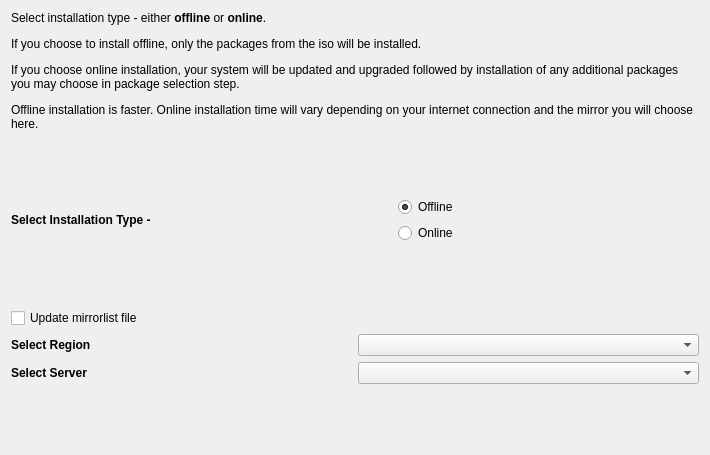
<?xml version="1.0" encoding="UTF-8"?>
<ui version="4.0">
 <class>Page_InstallType</class>
 <widget class="QWidget" name="Page_InstallType">
  <property name="geometry">
   <rect>
    <x>0</x>
    <y>0</y>
    <width>710</width>
    <height>455</height>
   </rect>
  </property>
  <property name="windowTitle">
   <string>Page_InstallType</string>
  </property>
  <layout class="QVBoxLayout" name="verticalLayout_2">
   <item>
    <widget class="QLabel" name="label">
     <property name="sizePolicy">
      <sizepolicy hsizetype="Expanding" vsizetype="Expanding">
       <horstretch>0</horstretch>
       <verstretch>0</verstretch>
      </sizepolicy>
     </property>
     <property name="text">
      <string>&lt;html&gt;&lt;head/&gt;&lt;body&gt;&lt;p&gt;Select installation type - either &lt;span style=&quot; font-weight:600;&quot;&gt;offline&lt;/span&gt; or &lt;span style=&quot; font-weight:600;&quot;&gt;online&lt;/span&gt;. &lt;/p&gt;&lt;p&gt;If you choose to install offline, only the packages from the iso will be installed. &lt;/p&gt;&lt;p&gt;If you choose online installation, your system will be updated and upgraded followed by installation of any additional packages you may choose in package selection step. &lt;/p&gt;&lt;p&gt;Offline installation is faster. Online installation time will vary depending on your internet connection and the mirror you will choose here.&lt;/p&gt;&lt;/body&gt;&lt;/html&gt;</string>
     </property>
     <property name="wordWrap">
      <bool>true</bool>
     </property>
    </widget>
   </item>
   <item>
    <spacer name="verticalSpacer_2">
     <property name="orientation">
      <enum>Qt::Vertical</enum>
     </property>
     <property name="sizeHint" stdset="0">
      <size>
       <width>20</width>
       <height>40</height>
      </size>
     </property>
    </spacer>
   </item>
   <item>
    <layout class="QHBoxLayout" name="horizontalLayout">
     <item>
      <widget class="QLabel" name="label_5">
       <property name="text">
        <string>&lt;html&gt;&lt;head/&gt;&lt;body&gt;&lt;p&gt;&lt;span style=&quot; font-weight:600;&quot;&gt;Select Installation Type -&lt;/span&gt;&lt;/p&gt;&lt;/body&gt;&lt;/html&gt;</string>
       </property>
      </widget>
     </item>
     <item>
      <spacer name="horizontalSpacer">
       <property name="orientation">
        <enum>Qt::Horizontal</enum>
       </property>
       <property name="sizeHint" stdset="0">
        <size>
         <width>40</width>
         <height>20</height>
        </size>
       </property>
      </spacer>
     </item>
     <item>
      <layout class="QVBoxLayout" name="verticalLayout">
       <item>
        <widget class="QRadioButton" name="offlineRadioBtn">
         <property name="text">
          <string>Offline</string>
         </property>
         <property name="checked">
          <bool>true</bool>
         </property>
        </widget>
       </item>
       <item>
        <widget class="QRadioButton" name="onlineRadioBtn">
         <property name="text">
          <string>Online</string>
         </property>
        </widget>
       </item>
      </layout>
     </item>
     <item>
      <spacer name="horizontalSpacer_2">
       <property name="orientation">
        <enum>Qt::Horizontal</enum>
       </property>
       <property name="sizeHint" stdset="0">
        <size>
         <width>40</width>
         <height>20</height>
        </size>
       </property>
      </spacer>
     </item>
    </layout>
   </item>
   <item>
    <spacer name="verticalSpacer_3">
     <property name="orientation">
      <enum>Qt::Vertical</enum>
     </property>
     <property name="sizeHint" stdset="0">
      <size>
       <width>20</width>
       <height>40</height>
      </size>
     </property>
    </spacer>
   </item>
   <item>
    <widget class="QCheckBox" name="updateMirrorCheckBox">
     <property name="text">
      <string>Update mirrorlist file</string>
     </property>
    </widget>
   </item>
   <item>
    <layout class="QHBoxLayout" name="horizontalLayout_2">
     <item>
      <widget class="QLabel" name="label_2">
       <property name="text">
        <string>&lt;html&gt;&lt;head/&gt;&lt;body&gt;&lt;p&gt;&lt;span style=&quot; font-weight:600;&quot;&gt;Select Region&lt;/span&gt;&lt;/p&gt;&lt;/body&gt;&lt;/html&gt;</string>
       </property>
       <property name="alignment">
        <set>Qt::AlignLeading|Qt::AlignLeft|Qt::AlignVCenter</set>
       </property>
      </widget>
     </item>
     <item>
      <widget class="QComboBox" name="regionComboBox">
       <property name="sizePolicy">
        <sizepolicy hsizetype="Preferred" vsizetype="Fixed">
         <horstretch>0</horstretch>
         <verstretch>0</verstretch>
        </sizepolicy>
       </property>
      </widget>
     </item>
    </layout>
   </item>
   <item>
    <layout class="QHBoxLayout" name="horizontalLayout_3">
     <item>
      <widget class="QLabel" name="label_3">
       <property name="text">
        <string>&lt;html&gt;&lt;head/&gt;&lt;body&gt;&lt;p&gt;&lt;span style=&quot; font-weight:600;&quot;&gt;Select Server&lt;/span&gt;&lt;/p&gt;&lt;/body&gt;&lt;/html&gt;</string>
       </property>
      </widget>
     </item>
     <item>
      <widget class="QComboBox" name="serverComboBox"/>
     </item>
    </layout>
   </item>
   <item>
    <spacer name="verticalSpacer">
     <property name="orientation">
      <enum>Qt::Vertical</enum>
     </property>
     <property name="sizeHint" stdset="0">
      <size>
       <width>20</width>
       <height>40</height>
      </size>
     </property>
    </spacer>
   </item>
  </layout>
 </widget>
 <resources/>
 <connections/>
</ui>
